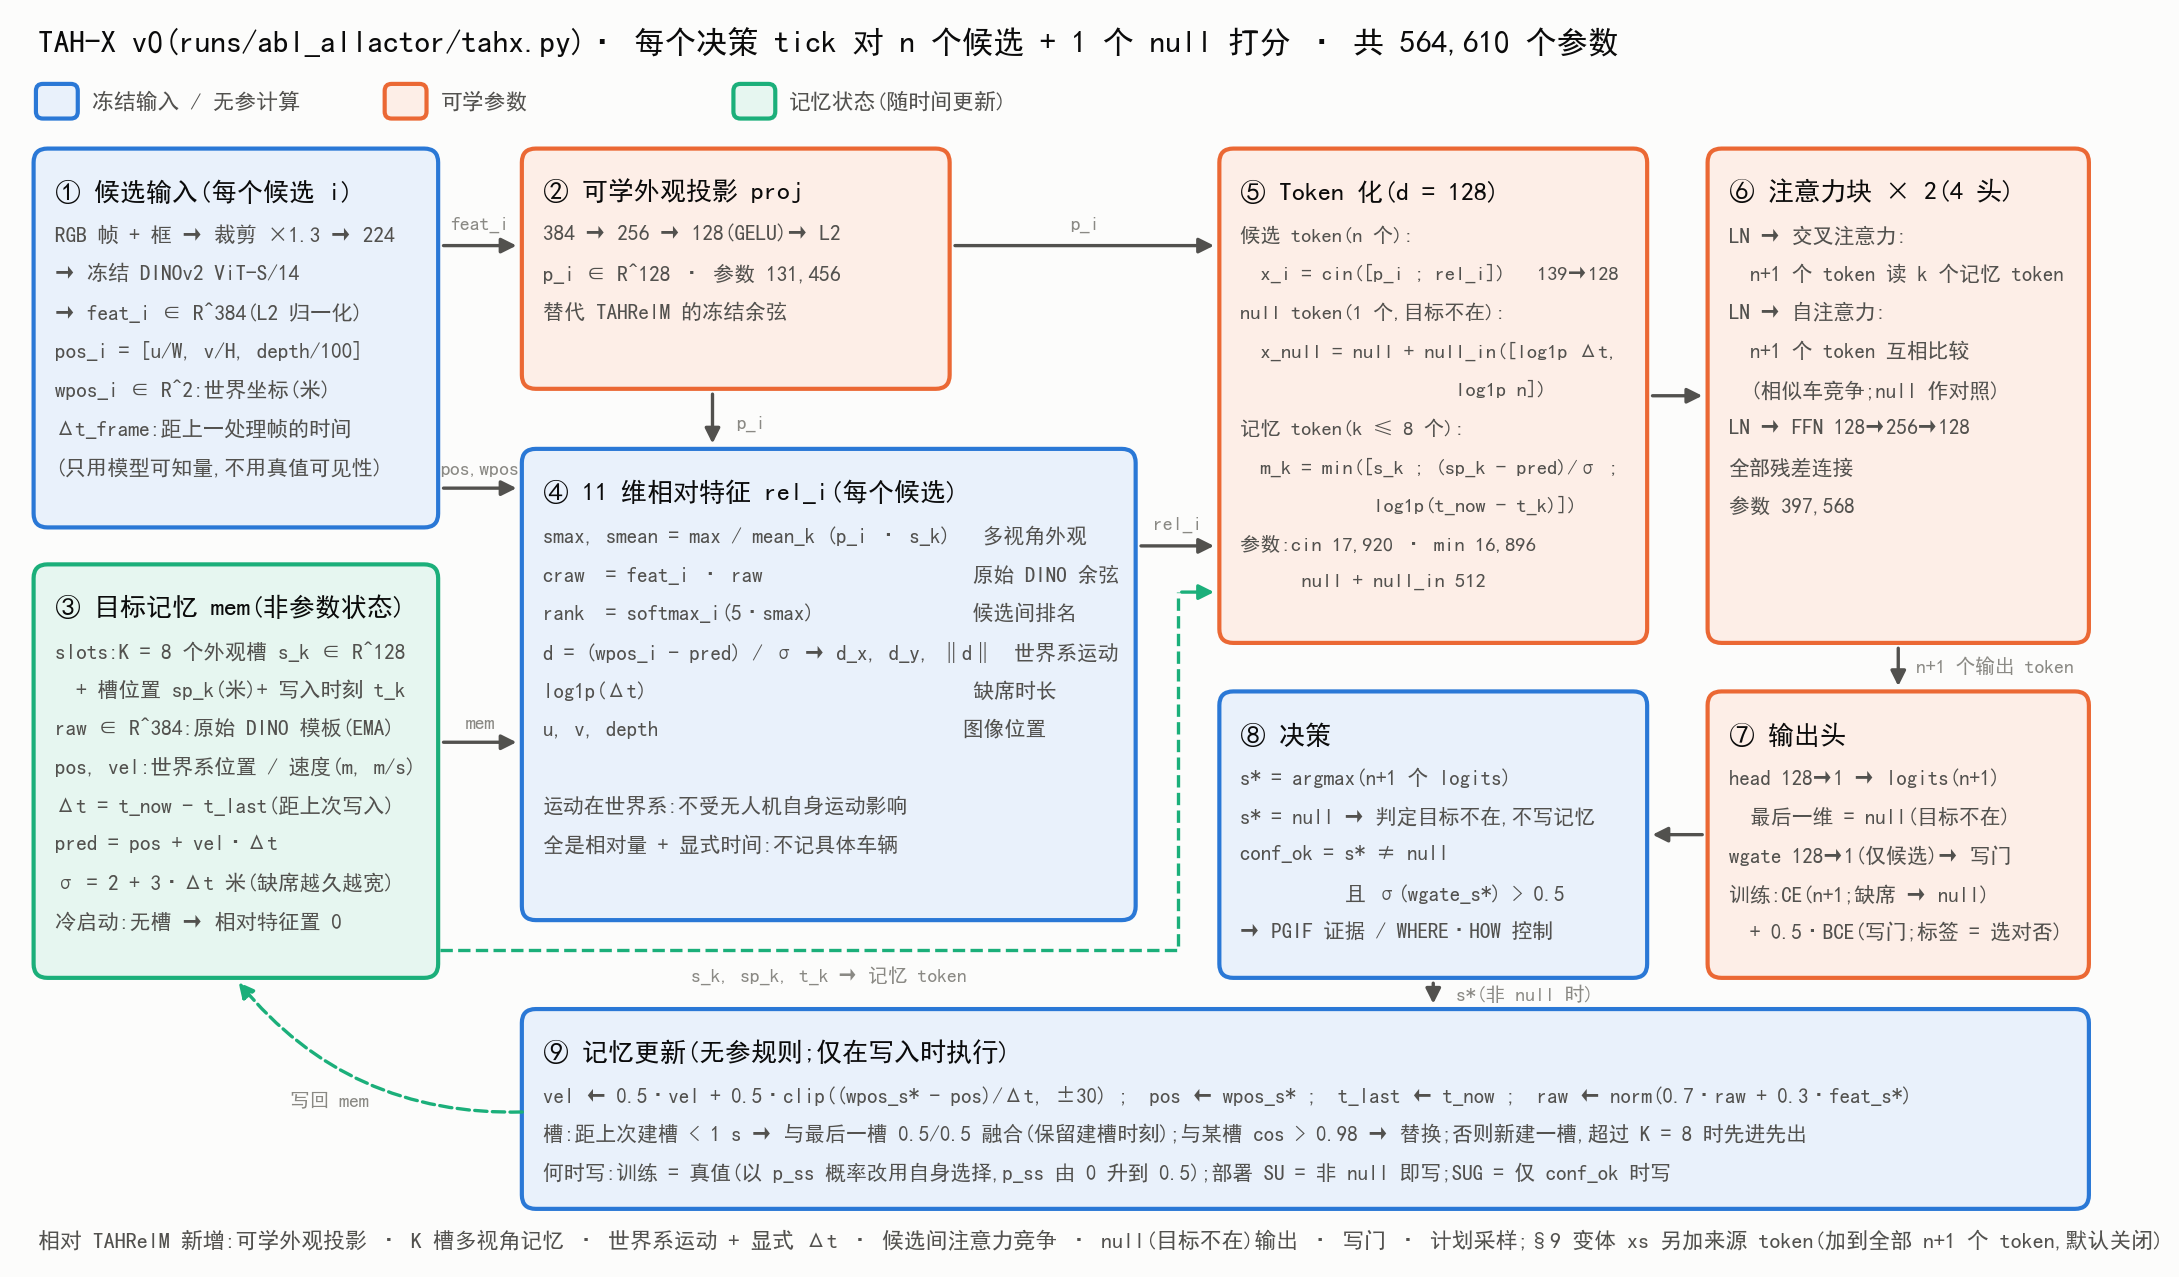

The script that saved this image:
"""TAH-X v0 structure diagram (runs/abl_allactor/tahx.py::TAHX, 564,610 params). Same palette / style as
fig_tahrelm_structure.py (dataviz reference categorical slots 1-3, validated light all-pairs: CVD ΔE 9.2, normal 24.0;
aqua < 3:1 contrast → every box carries a visible text label).
  python3 acot_note/figs/fig_tahx_structure.py  → acot_note/figs/fig_tahx_structure.png"""
import matplotlib
matplotlib.use("Agg")
import matplotlib.pyplot as plt
from matplotlib import font_manager
from matplotlib.patches import FancyBboxPatch, FancyArrowPatch

font_manager.fontManager.addfont("/home/hque/.local/share/fonts/SimHei.ttf")
plt.rcParams["font.family"] = "SimHei"
plt.rcParams["axes.unicode_minus"] = False

SURF, INK, INK2, MUTED = "#fcfcfb", "#0b0b0b", "#52514e", "#8a8984"
BLUE, ORANGE, AQUA = "#2a78d6", "#eb6834", "#1baf7a"          # frozen input / param-free · learned · memory state
TINT = {BLUE: "#e9f1fb", ORANGE: "#fdeee7", AQUA: "#e6f6f0"}

fig, ax = plt.subplots(figsize=(18, 10.8), dpi=150)
fig.patch.set_facecolor(SURF); ax.set_facecolor(SURF)
ax.set_xlim(0, 180); ax.set_ylim(0, 108); ax.axis("off")


def box(x, y, w, h, color, title, lines=(), title_size=12.5, body_size=10.2, dashed=False):
    ax.add_patch(FancyBboxPatch((x, y), w, h, boxstyle="round,pad=0.4,rounding_size=1.2", lw=2,
                                edgecolor=color, facecolor=TINT[color], linestyle="--" if dashed else "-"))
    ax.text(x + 1.4, y + h - 2.2, title, fontsize=title_size, color=INK, weight="bold", va="top")
    for i, s in enumerate(lines):
        ax.text(x + 1.4, y + h - 6.2 - i * 3.35, s, fontsize=body_size, color=INK2, va="top")


def arrow(x0, y0, x1, y1, text=None, color=INK2, rad=0.0, ls="-", tx=None, ty=None, cs=None, ha="center"):
    ax.add_patch(FancyArrowPatch((x0, y0), (x1, y1), arrowstyle="-|>", mutation_scale=15, lw=1.6,
                                 color=color, linestyle=ls, connectionstyle=cs or f"arc3,rad={rad}"))
    if text:
        ax.text(tx if tx is not None else (x0 + x1) / 2, ty if ty is not None else (y0 + y1) / 2 + 1.2, text,
                fontsize=9.5, color=MUTED, ha=ha)


ax.text(2, 107, "TAH-X v0(runs/abl_allactor/tahx.py)· 每个决策 tick 对 n 个候选 + 1 个 null 打分 · 共 564,610 个参数",
        fontsize=15, color=INK, weight="bold", va="top")

# ---- legend (≥2 categories → legend; identity never colour-alone: every box is labelled) ----
for i, (c, lab) in enumerate([(BLUE, "冻结输入 / 无参计算"), (ORANGE, "可学参数"), (AQUA, "记忆状态(随时间更新)")]):
    ax.add_patch(FancyBboxPatch((2 + i * 30, 99.2), 3.2, 2.6, boxstyle="round,pad=0.2,rounding_size=0.6",
                                edgecolor=c, facecolor=TINT[c], lw=2))
    ax.text(2 + i * 30 + 4.6, 100.5, lab, fontsize=10.5, color=INK2, va="center")

# ---- ① inputs (frozen) ----
box(2, 64, 34, 32, BLUE, "① 候选输入(每个候选 i)",
    ["RGB 帧 + 框 → 裁剪 ×1.3 → 224", "→ 冻结 DINOv2 ViT-S/14", "→ feat_i ∈ R^384(L2 归一化)",
     "pos_i = [u/W, v/H, depth/100]", "wpos_i ∈ R^2:世界坐标(米)", "Δt_frame:距上一处理帧的时间",
     "(只用模型可知量,不用真值可见性)"])
# ---- ③ memory ----
box(2, 25, 34, 35, AQUA, "③ 目标记忆 mem(非参数状态)",
    ["slots:K = 8 个外观槽 s_k ∈ R^128", "  + 槽位置 sp_k(米)+ 写入时刻 t_k", "raw ∈ R^384:原始 DINO 模板(EMA)",
     "pos, vel:世界系位置 / 速度(m, m/s)", "Δt = t_now - t_last(距上次写入)", "pred = pos + vel·Δt",
     "σ = 2 + 3·Δt 米(缺席越久越宽)", "冷启动:无槽 → 相对特征置 0"])
# ---- ② projection ----
box(44, 76, 36, 20, ORANGE, "② 可学外观投影 proj",
    ["384 → 256 → 128(GELU)→ L2", "p_i ∈ R^128 · 参数 131,456", "替代 TAHRelM 的冻结余弦"])
# ---- ④ relative features ----
box(44, 30, 52, 40, BLUE, "④ 11 维相对特征 rel_i(每个候选)",
    ["smax, smean = max / mean_k (p_i · s_k)   多视角外观",
     "craw  = feat_i · raw                    原始 DINO 余弦",
     "rank  = softmax_i(5·smax)               候选间排名",
     "d = (wpos_i - pred) / σ → d_x, d_y, ‖d‖  世界系运动",
     "log1p(Δt)                               缺席时长",
     "u, v, depth                             图像位置",
     "",
     "运动在世界系:不受无人机自身运动影响",
     "全是相对量 + 显式时间:不记具体车辆"], body_size=10.0)
# ---- ⑤ tokens ----
box(104, 54, 36, 42, ORANGE, "⑤ Token 化(d = 128)",
    ["候选 token(n 个):", "  x_i = cin([p_i ; rel_i])   139→128", "null token(1 个,目标不在):",
     "  x_null = null + null_in([log1p Δt,", "                     log1p n])",
     "记忆 token(k ≤ 8 个):", "  m_k = min([s_k ; (sp_k - pred)/σ ;", "             log1p(t_now - t_k)])",
     "参数:cin 17,920 · min 16,896", "      null + null_in 512"], body_size=9.8)
# ---- ⑥ attention blocks ----
box(146, 54, 32, 42, ORANGE, "⑥ 注意力块 × 2(4 头)",
    ["LN → 交叉注意力:", "  n+1 个 token 读 k 个记忆 token", "LN → 自注意力:", "  n+1 个 token 互相比较",
     "  (相似车竞争;null 作对照)", "LN → FFN 128→256→128", "全部残差连接", "参数 397,568"], body_size=10.0)
# ---- ⑦ heads ----
box(146, 25, 32, 24, ORANGE, "⑦ 输出头",
    ["head 128→1 → logits(n+1)", "  最后一维 = null(目标不在)", "wgate 128→1(仅候选)→ 写门",
     "训练:CE(n+1;缺席 → null)", "  + 0.5·BCE(写门;标签 = 选对否)"], body_size=10.0)
# ---- ⑧ output ----
box(104, 25, 36, 24, BLUE, "⑧ 决策",
    ["s* = argmax(n+1 个 logits)", "s* = null → 判定目标不在,不写记忆", "conf_ok = s* ≠ null", "          且 σ(wgate_s*) > 0.5",
     "→ PGIF 证据 / WHERE·HOW 控制"], body_size=10.0)
# ---- ⑨ memory update (hand-coded rules, no params) ----
box(44, 5, 134, 16.5, BLUE, "⑨ 记忆更新(无参规则;仅在写入时执行)",
    ["vel ← 0.5·vel + 0.5·clip((wpos_s* - pos)/Δt, ±30) ;  pos ← wpos_s* ;  t_last ← t_now ;  "
     "raw ← norm(0.7·raw + 0.3·feat_s*)",
     "槽:距上次建槽 < 1 s → 与最后一槽 0.5/0.5 融合(保留建槽时刻);与某槽 cos > 0.98 → 替换;"
     "否则新建一槽,超过 K = 8 时先进先出",
     "何时写:训练 = 真值(以 p_ss 概率改用自身选择,p_ss 由 0 升到 0.5);部署 SU = 非 null 即写;"
     "SUG = 仅 conf_ok 时写"], body_size=10.0)

# ---- flows ----
arrow(36.5, 88, 43.5, 88, "feat_i", ty=89.4)
arrow(36.5, 67, 43.5, 67, "pos,wpos", tx=40, ty=68.2)
arrow(36.5, 45, 43.5, 45, "mem", tx=40, ty=46.2)
arrow(60, 75.5, 60, 70.5, "p_i", tx=62, ty=72.2, ha="left")
arrow(80.5, 88, 103.5, 88, "p_i", ty=89.4)
arrow(96.5, 62, 103.5, 62, "rel_i", ty=63.4)
ax.plot([36.6, 100, 100], [27, 27, 58], color=AQUA, lw=1.6, ls="--")
arrow(100, 58, 103.5, 58, color=AQUA)
ax.text(70, 24.3, "s_k, sp_k, t_k → 记忆 token", fontsize=9.5, color=MUTED, ha="center")
arrow(140.5, 75, 145.5, 75)
arrow(162, 53.5, 162, 49.5, "n+1 个输出 token", tx=163.5, ty=51, ha="left")
arrow(145.5, 37, 140.5, 37)
arrow(122, 24.5, 122, 22.0, "s*(非 null 时)", tx=124, ty=22.6, ha="left")
arrow(44, 13, 19, 24.5, "写回 mem", rad=-0.25, ls="--", color=AQUA, tx=27, ty=13.5)

ax.text(2, 1.2, "相对 TAHRelM 新增:可学外观投影 · K 槽多视角记忆 · 世界系运动 + 显式 Δt · 候选间注意力竞争 · null(目标不在)输出 · 写门 · "
        "计划采样;§9 变体 xs 另加来源 token(加到全部 n+1 个 token,默认关闭)", fontsize=10.5, color=INK2)

out = __file__.replace(".py", ".png")
fig.savefig(out, bbox_inches="tight", facecolor=SURF)
print("saved", out)
